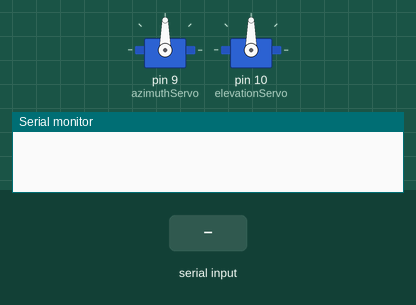
This sketch was run on a simulated Arduino Uno, built with avr-gcc and run on an emulated ATmega328P. Parts: 2 × servo, the last lines printed to the serial monitor. Wiring (inferred from the names in the program): LIDAR-Lite range finder at I2C address 0x62. The test bench sets the inputs (shaded band).

Above: at 1.2 s.
1.3 s: "g,1\n" received over Serial
At 2.3 s:
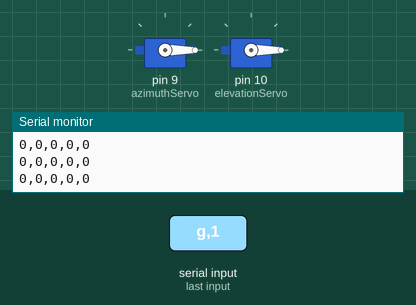
2.8 s: "g,150\n" received over Serial
Timing chart, 0 to 5.8 s (numbered marks = the images above; inputs shaded):
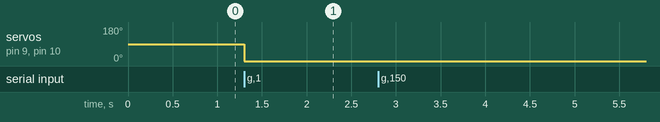

Measured:
- after the input at 1.3 s, servo on pin 9 (azimuthServo), servo on pin 10 (elevationServo): 90° → 0° at once

The sketch:

Servos-NewSensor-NoOLD.ino
```cpp
#include <Servo.h>
#include <Wire.h>

#define    LIDARLite_ADDRESS   0x62          // Default I2C Address of LIDAR-Lite.
#define    RegisterMeasure     0x00          // Register to write to initiate ranging.
#define    MeasureValue        0x04          // Value to initiate ranging.
#define    RegisterHighLowB    0x8f          // Register to get both High and Low bytes in 1 call.


Servo azimuthServo;  // create servo object to control a servo
Servo elevationServo; // create servo object to control a servo

int incrementFlag = 0;
char serialRead;
int pwr_en = 4;
int oldOrNewSensor = 0; // if "1" old sensor, if "2" new sensor
bool runOnce = true;
char *serialValue[32];

void setup()
{
  azimuthServo.attach(9);  // attaches the servo on pin 9 to the servo object
  elevationServo.attach(10); // attaches the servo on pin 10 to the servo object
  Wire.begin(); // join i2c bus
  TWBR = ((F_CPU / 400000l) - 16) / 2;
  Serial.begin(115200);
  llWireWrite(0x00,0x00);
  delay(30);
//  llWireWrite(0x02,0x10);
//  delay(30);
//  llWireWrite(0x12,0x05);
//   delay(30);
//   llWireWrite(0x03,0x31);
//   delay(30);
// llWireWrite(0x04,0x02) Turn off return? reference?
// llWireWrite(0x04,0x02) max reference pulse...
 }


void loop()
{
  if(Serial.available() > 0){
     serialInput();
     if ((String)serialValue[0] == "g"){
       oldOrNewSensor = atoi(serialValue[1]);
       Serial.println(oldOrNewSensor);
       runOnce = true;
       serialValue[0] = "a";
    }
  }
  if(oldOrNewSensor == 0 && runOnce == true){
    //Serial.println("Which sensor are we using? Old = 1, New = 2.");
    //Serial.println("azimuth,elevation,radius");
    runOnce = false;
  }else if(oldOrNewSensor != 0 && runOnce == true){
    servoAction(
      atoi(serialValue[2]),
      atoi(serialValue[3]),
      atoi(serialValue[4]),
      atoi(serialValue[5]),
      atoi(serialValue[6]),
      atoi(serialValue[7]),
      atoi(serialValue[8]),
      atoi(serialValue[9])
      );
  }
}

int getDistance(int whichSensor){
    int distance = 0;
    if(whichSensor == 1){
    }else if(whichSensor == 2){
      llWireWrite(0x00,0x03);
      byte myArray[2];
      llWireRead(0x8f,2,myArray);
      distance = (myArray[0] << 8) + myArray[1];
    }
    return distance;
}

int servoCounter = 0;

void servoAction(int azSteps, int azStart, int azEnd, int azDelay, int elSteps, int elStart, int elEnd,int elDelay){

   int azimuthPosition = azStart;    // variable to store the servo positionition
   int elevationPosition = elStart; // variable to store the servo positionition
   int theDistance = 0; // Store the distance value

   for(elevationPosition = elStart;elevationPosition <= elEnd; elevationPosition = elevationPosition + elSteps){
    elevationServo.writeMicroseconds(elevationPosition);
    delay(elDelay);
    for(azimuthPosition = azStart;azimuthPosition <= azEnd; azimuthPosition = azimuthPosition + azSteps){
     azimuthServo.writeMicroseconds(azimuthPosition);
     delay(azDelay);
     if(Serial.available() > 0){
        while(Serial.available() > 0){
          serialRead = Serial.read();
          if(serialRead == 10 || serialRead == 32 ){
          }else{
             goto bailout;
          }
        }
      }
      theDistance = getDistance(oldOrNewSensor);
      printValue(azimuthPosition, azStart, elevationPosition, elStart, theDistance, azSteps, elSteps);
    }
  }

  bailout:
  Serial.println("Finished.........");
  runOnce = true;
  oldOrNewSensor = 0;
}


void printValue(int az, int azStart, int el, int elStart, int distance, int azSteps, int elSteps){
  Serial.print(az);
  Serial.print(",");
  Serial.print(el);
  Serial.print(",");
  Serial.print(distance);
  Serial.print(",");
  Serial.print(azSteps);
  Serial.print(",");
  Serial.println(elSteps);
}


void llWireWrite(char myAddress, char myValue){
  // write myValue to myAddress
  Wire.beginTransmission((int)LIDARLite_ADDRESS);
  Wire.write((int)myAddress);
  Wire.write((int)myValue);
  Wire.endTransmission();
  delayMicroseconds(800);
}


// Read 1-2 bytes from a register and wait until it responds with sucess
//int imBusyCounter = 0;
//void llWireRead(char myAddress, int numOfBytes, byte arrayToSave[2]){
//  int imBusy = 1;
//        imBusyCounter = 0;
//  while(imBusy != 0){
//    Wire.beginTransmission((int)LIDARLite_ADDRESS);
//    Wire.write(0x01);
//    Wire.endTransmission();
//    Wire.requestFrom((int)LIDARLite_ADDRESS,1);
//    imBusy = bitRead(Wire.read(),0);        // read that byte into 'slaveByte2' variable
//    imBusyCounter++;
//    if(imBusyCounter > 100){
//      Serial.println("BUSY!");
//      imBusyCounter = 0;
//    }
//  }
//  if(imBusy == 0){
//    imBusyCounter = 0;
//    //arrayToSave becomes the value of the read, for each numOfBytes...
//    Wire.beginTransmission((int)LIDARLite_ADDRESS); // transmit to LIDAR-Lite
//    Wire.write((int)myAddress); // sets register pointer to (0x8f)
//    int nackCatcher = Wire.endTransmission();
//    Wire.requestFrom((int)LIDARLite_ADDRESS, numOfBytes);
//    if(numOfBytes <= Wire.available()){
//      for(int i = 0;i < numOfBytes;i++){
//        arrayToSave[i] = Wire.read();
//      }
//    }
//  }
//}


void llWireRead(char myAddress, int numOfBytes, byte arrayToSave[2]){
  int imBusy = 1;
  int busyResetCounter = 0;
  int imStuck = 0;
  while(imBusy != 0){
    Wire.beginTransmission((int)LIDARLite_ADDRESS);    // Get the slave's attention, tell it we're sending a command byte
    Wire.write(0x01);                               //  The command byte, sets pointer to register with address of 0x32
    int nackCatcher = Wire.endTransmission();                  // "Hang up the line" so others can use it (can have multiple slaves & masters connected)
    if(nackCatcher != 0){
      Serial.println("N^K");
    }
    Wire.requestFrom((int)LIDARLite_ADDRESS,1);          // Tell slave we need to read 1byte from the current register

    imStuck++;
    if(imStuck > 100){
     Serial.println("PostReqest from 0x01");
     goto bailout;
    }
    //
    // THIS BUSY IS PROBSABLY where the error is
    // ... NACK would lock this up!
    //

    imBusy = bitRead(Wire.read(),0);        // read that byte into 'slaveByte2' variable
    busyResetCounter++;
    if(busyResetCounter > 99){
      Serial.println("BusyCounter > 99");
      unsigned char errorCode[] = {0x00};
      Wire.beginTransmission((int)LIDARLite_ADDRESS);    // Get the slave's attention, tell it we're sending a command byte
      Wire.write(0x40);
      delay(20);
      int nackCatcher = Wire.endTransmission();                  // "Hang up the line" so others can use it (can have multiple slaves & masters connected)
      if(nackCatcher != 0){
        Serial.println("N^K");
        nackCatcher = 0;
        goto bailout;
      }
      Wire.requestFrom((int)LIDARLite_ADDRESS,1);
      errorCode[0] = Wire.read();
      delay(10);
      Serial.print("!");
      //Serial.print((serialNumber[0] << 8) + serialNumber[1]);
      Serial.print("!");
      Serial.println(errorCode[0]);
      Serial.end();
      delay(20);
      Serial.begin(115200); //Opens serial connection
      digitalWrite(pwr_en, HIGH);
      Serial.println("ready");
      //serialArrayTwo[0][0] = 'r';
      goto bailout;
    }
  }
  if(imBusy == 0){
    //arrayToSave becomes the value of the read, for each numOfBytes...
    Wire.beginTransmission((int)LIDARLite_ADDRESS); // transmit to LIDAR-Lite
    Wire.write((int)myAddress); // sets register pointer to (0x8f)
    int nackCatcher = Wire.endTransmission();                  // "Hang up the line" so others can use it (can have multiple slaves & masters connected)
    if(nackCatcher != 0){
      Serial.println("N^K");
      nackCatcher = 0;
       goto bailout;
    }
    Wire.requestFrom((int)LIDARLite_ADDRESS, numOfBytes); // request 2 bytes from LIDAR-Lite
    int i = 0;
    if(numOfBytes <= Wire.available()) // if two bytes were received
    {
      while(i < numOfBytes){
        arrayToSave[i] = Wire.read(); // receive high byte (overwrites previous reading)
        i++;
      }
    }
  }
      if(busyResetCounter > 99){
    bailout:     Serial.println("bailout!");
      runOnce = true;
  oldOrNewSensor = 0;
      }

}

void llReset(){


}


void serialInput() {      // Serial input function routine. Declare inData global String, usage input("message string");
  String inData;                    // Global var buffer contain data from serial input function
  char *pch;
  char *serialArray[32];
  int serialCounter = 0;
  char received;                  // Each character received
  while (received != '\n') {      // When new line character is received (\n = LF, \r = CR)
    if (Serial.available() > 0)   // When character in serial buffer read it
    {
      received = Serial.read();
      inData += received;         // Add received character to inData buffer
    }
  }
  inData.trim();                  // Eliminate \n, \r, blank and other not "printable"
  char *inDataChar = new char[inData.length() + 1]; // create a new char * to copy to
  strcpy(inDataChar, inData.c_str()); // Copy the char so to convert from "const char *" to "char *"
  pch = strtok(inDataChar," ,.-");
  serialCounter = 0;
  while (pch != NULL){
    //Serial.println(atoi(pch));
    serialArray[serialCounter] = pch;
    pch = strtok(NULL, " ,.-");
    serialCounter++;
  }
  for(int i=0;i< serialCounter;i++){
    serialValue[i] = serialArray[i];
  }
}
```
